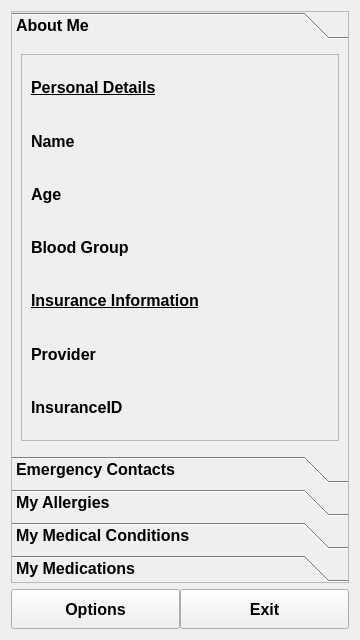
<?xml version="1.0" encoding="UTF-8"?>
<ui version="4.0">
 <class>Information</class>
 <widget class="QWidget" name="Information">
  <property name="geometry">
   <rect>
    <x>0</x>
    <y>0</y>
    <width>360</width>
    <height>640</height>
   </rect>
  </property>
  <property name="windowTitle">
   <string>Form</string>
  </property>
  <layout class="QGridLayout" name="gridLayout_2">
   <item row="1" column="0">
    <widget class="QWidget" name="widget" native="true">
     <layout class="QGridLayout" name="gridLayout">
      <property name="margin">
       <number>0</number>
      </property>
      <property name="spacing">
       <number>0</number>
      </property>
      <item row="0" column="0">
       <widget class="QPushButton" name="pushButton">
        <property name="sizePolicy">
         <sizepolicy hsizetype="Minimum" vsizetype="Minimum">
          <horstretch>0</horstretch>
          <verstretch>0</verstretch>
         </sizepolicy>
        </property>
        <property name="minimumSize">
         <size>
          <width>0</width>
          <height>40</height>
         </size>
        </property>
        <property name="font">
         <font>
          <pointsize>12</pointsize>
          <weight>75</weight>
          <bold>true</bold>
         </font>
        </property>
        <property name="text">
         <string>Options</string>
        </property>
        <property name="icon">
         <iconset>
          <normaloff>:/images/icons/icon/options.png</normaloff>:/images/icons/icon/options.png</iconset>
        </property>
       </widget>
      </item>
      <item row="0" column="1">
       <widget class="QPushButton" name="exitButton">
        <property name="sizePolicy">
         <sizepolicy hsizetype="Minimum" vsizetype="Minimum">
          <horstretch>0</horstretch>
          <verstretch>0</verstretch>
         </sizepolicy>
        </property>
        <property name="minimumSize">
         <size>
          <width>0</width>
          <height>40</height>
         </size>
        </property>
        <property name="font">
         <font>
          <pointsize>12</pointsize>
          <weight>75</weight>
          <bold>true</bold>
         </font>
        </property>
        <property name="text">
         <string>Exit</string>
        </property>
        <property name="icon">
         <iconset>
          <normaloff>:/images/icons/icon/stop.png</normaloff>:/images/icons/icon/stop.png</iconset>
        </property>
       </widget>
      </item>
     </layout>
    </widget>
   </item>
   <item row="0" column="0">
    <widget class="QToolBox" name="ConfigTab">
     <property name="font">
      <font>
       <pointsize>12</pointsize>
       <weight>75</weight>
       <bold>true</bold>
      </font>
     </property>
     <property name="locale">
      <locale language="English" country="UnitedKingdom"/>
     </property>
     <property name="frameShape">
      <enum>QFrame::StyledPanel</enum>
     </property>
     <property name="frameShadow">
      <enum>QFrame::Raised</enum>
     </property>
     <widget class="QWidget" name="aboutMeTab">
      <property name="geometry">
       <rect>
        <x>0</x>
        <y>0</y>
        <width>340</width>
        <height>409</height>
       </rect>
      </property>
      <attribute name="label">
       <string>About Me</string>
      </attribute>
      <layout class="QGridLayout" name="gridLayout_3">
       <item row="0" column="0">
        <widget class="QScrollArea" name="scrollArea">
         <property name="widgetResizable">
          <bool>true</bool>
         </property>
         <widget class="QWidget" name="scrollAreaWidgetContents">
          <property name="geometry">
           <rect>
            <x>0</x>
            <y>0</y>
            <width>320</width>
            <height>389</height>
           </rect>
          </property>
          <layout class="QGridLayout" name="gridLayout_4">
           <item row="0" column="0">
            <widget class="QLabel" name="personalDetailsLabel">
             <property name="font">
              <font>
               <pointsize>12</pointsize>
               <weight>75</weight>
               <bold>true</bold>
               <underline>true</underline>
              </font>
             </property>
             <property name="text">
              <string>Personal Details</string>
             </property>
             <property name="scaledContents">
              <bool>true</bool>
             </property>
            </widget>
           </item>
           <item row="2" column="0">
            <widget class="QLabel" name="nameLabel">
             <property name="font">
              <font>
               <pointsize>12</pointsize>
              </font>
             </property>
             <property name="text">
              <string>Name</string>
             </property>
             <property name="scaledContents">
              <bool>true</bool>
             </property>
            </widget>
           </item>
           <item row="3" column="0">
            <widget class="QLabel" name="ageLabel">
             <property name="font">
              <font>
               <pointsize>12</pointsize>
              </font>
             </property>
             <property name="text">
              <string>Age</string>
             </property>
             <property name="scaledContents">
              <bool>true</bool>
             </property>
            </widget>
           </item>
           <item row="4" column="0">
            <widget class="QLabel" name="bloodTypeLabel">
             <property name="font">
              <font>
               <pointsize>12</pointsize>
              </font>
             </property>
             <property name="text">
              <string>Blood Group</string>
             </property>
             <property name="scaledContents">
              <bool>true</bool>
             </property>
            </widget>
           </item>
           <item row="5" column="0">
            <widget class="QLabel" name="insuranceTitle">
             <property name="font">
              <font>
               <pointsize>12</pointsize>
               <weight>75</weight>
               <bold>true</bold>
               <underline>true</underline>
              </font>
             </property>
             <property name="text">
              <string>Insurance Information</string>
             </property>
             <property name="scaledContents">
              <bool>true</bool>
             </property>
            </widget>
           </item>
           <item row="6" column="0">
            <widget class="QLabel" name="insuranceProvider">
             <property name="font">
              <font>
               <pointsize>12</pointsize>
              </font>
             </property>
             <property name="text">
              <string>Provider</string>
             </property>
             <property name="scaledContents">
              <bool>true</bool>
             </property>
            </widget>
           </item>
           <item row="7" column="0">
            <widget class="QLabel" name="insuranceID">
             <property name="font">
              <font>
               <pointsize>12</pointsize>
              </font>
             </property>
             <property name="text">
              <string>InsuranceID</string>
             </property>
             <property name="scaledContents">
              <bool>true</bool>
             </property>
            </widget>
           </item>
          </layout>
         </widget>
        </widget>
       </item>
      </layout>
     </widget>
     <widget class="QWidget" name="page">
      <property name="geometry">
       <rect>
        <x>0</x>
        <y>0</y>
        <width>340</width>
        <height>409</height>
       </rect>
      </property>
      <attribute name="label">
       <string>Emergency Contacts</string>
      </attribute>
      <layout class="QGridLayout" name="gridLayout_7">
       <item row="0" column="0">
        <widget class="QListWidget" name="contactsList"/>
       </item>
      </layout>
     </widget>
     <widget class="QWidget" name="allergiesTab">
      <property name="geometry">
       <rect>
        <x>0</x>
        <y>0</y>
        <width>340</width>
        <height>409</height>
       </rect>
      </property>
      <attribute name="label">
       <string>My Allergies</string>
      </attribute>
      <layout class="QGridLayout" name="gridLayout_5">
       <item row="0" column="1">
        <widget class="QListWidget" name="allergyList">
         <property name="mouseTracking">
          <bool>true</bool>
         </property>
         <property name="showDropIndicator" stdset="0">
          <bool>false</bool>
         </property>
         <property name="selectionMode">
          <enum>QAbstractItemView::NoSelection</enum>
         </property>
         <property name="verticalScrollMode">
          <enum>QAbstractItemView::ScrollPerPixel</enum>
         </property>
         <property name="horizontalScrollMode">
          <enum>QAbstractItemView::ScrollPerPixel</enum>
         </property>
        </widget>
       </item>
      </layout>
     </widget>
     <widget class="QWidget" name="conditionsTab">
      <property name="geometry">
       <rect>
        <x>0</x>
        <y>0</y>
        <width>340</width>
        <height>409</height>
       </rect>
      </property>
      <attribute name="label">
       <string>My Medical Conditions</string>
      </attribute>
      <layout class="QGridLayout" name="gridLayout_6">
       <item row="0" column="0">
        <widget class="QListWidget" name="conditionsList">
         <property name="selectionMode">
          <enum>QAbstractItemView::NoSelection</enum>
         </property>
         <property name="verticalScrollMode">
          <enum>QAbstractItemView::ScrollPerPixel</enum>
         </property>
         <property name="horizontalScrollMode">
          <enum>QAbstractItemView::ScrollPerPixel</enum>
         </property>
        </widget>
       </item>
      </layout>
     </widget>
     <widget class="QWidget" name="medicationsTab">
      <property name="geometry">
       <rect>
        <x>0</x>
        <y>0</y>
        <width>340</width>
        <height>409</height>
       </rect>
      </property>
      <attribute name="label">
       <string>My Medications</string>
      </attribute>
      <layout class="QGridLayout" name="gridLayout_8">
       <item row="0" column="0">
        <widget class="QListWidget" name="medicationsList">
         <property name="selectionMode">
          <enum>QAbstractItemView::NoSelection</enum>
         </property>
         <property name="verticalScrollMode">
          <enum>QAbstractItemView::ScrollPerPixel</enum>
         </property>
         <property name="horizontalScrollMode">
          <enum>QAbstractItemView::ScrollPerPixel</enum>
         </property>
        </widget>
       </item>
      </layout>
     </widget>
    </widget>
   </item>
  </layout>
 </widget>
 <resources/>
 <connections/>
</ui>
